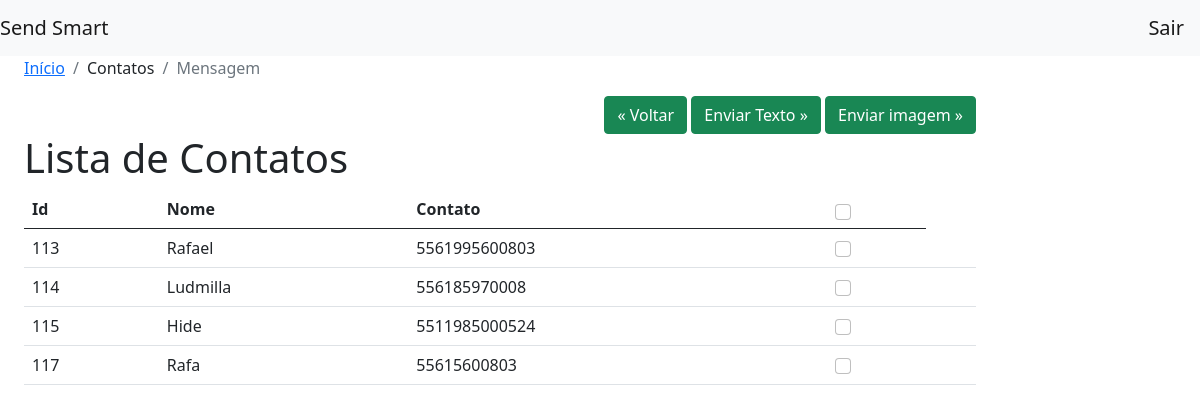
Screenshot of /contato/ with the database file from the repository.
### contatos/models.py (models this page shows, shortened)
class Contato(models.Model):
    nome= models.CharField(max_length=100, unique=True)
    contato=models.CharField(max_length=20)
    data_update=models.DateTimeField(auto_now=True)
    data_criacao=models.DateTimeField(auto_now=True)
    selecionado=models.BooleanField(default=False)

### contatos/views.py (the view)
# urls.py: path('',cadastradoContatos, name='lista_contato'),
def cadastradoContatos(request):
    contatos=Contato.objects.all()
    return render (request,"contatos/contatos_list.html",{'contatos':contatos})

### contatos/templates/contatos/contatos_list.html (shortened to what this page needs)
{%extends 'base.html' %}
{% load static %}
{% block content%}
<nav aria-label="breadcrumb">
    <ol class="breadcrumb">
      <li class="breadcrumb-item"><a href="http://127.0.0.1:8000">Início</a></li>
      <li class="breadcrumb-item"aria-current="page">Contatos</li>
      <li class="breadcrumb-item active" aria-current="page">Mensagem</li>
    </ol>
  </nav>
    <form method="post" enctype="multipart/form-data" action="http://127.0.0.1:8000/contato/selecionados">
        <div class="col-lg-12" style="text-align: right;">
            <a href="http://127.0.0.1:8000" class="btn btn-success">&laquo; Voltar</a>
            <button type="submit" class="btn btn-success" name="texto">Enviar Texto &raquo;</button>
            <button type="submit" class="btn btn-success" name="imagem"> Enviar imagem &raquo;</button>
        </div>
        <h1>Lista de Contatos</h1>
        <table class="table">
            <thead>
            <tr>
                <th scope="col">Id</th>
                <th scope="col">Nome</th>
                <th scope="col">Contato</th>
                <th>
                    <input type="checkbox" class="form-check-input" id="selectAll" />
                </th>
            </tr>
            </thead>
            <tbody>
            {%for contato in contatos%}
            <tr>
                <td>{{contato.pk}}</td>
                <td>{{contato.nome}}</td>
                <td>{{contato.contato}}</td>
                <td>
                     <input type='checkbox'  class="form-check-input" name='check[]' value='{{contato.pk}}'></input>
                <td>
            </tr>
            {%endfor%}
            </tbody>
        </table>
    </form>
{% endblock content%}

### rows the page displays
Contato: pk "113", nome "Rafael", contato "5561995600803"
Contato: pk "114", nome "Ludmilla", contato "556185970008"
Contato: pk "115", nome "Hide", contato "5511985000524"
Contato: pk "117", nome "Rafa", contato "55615600803"
